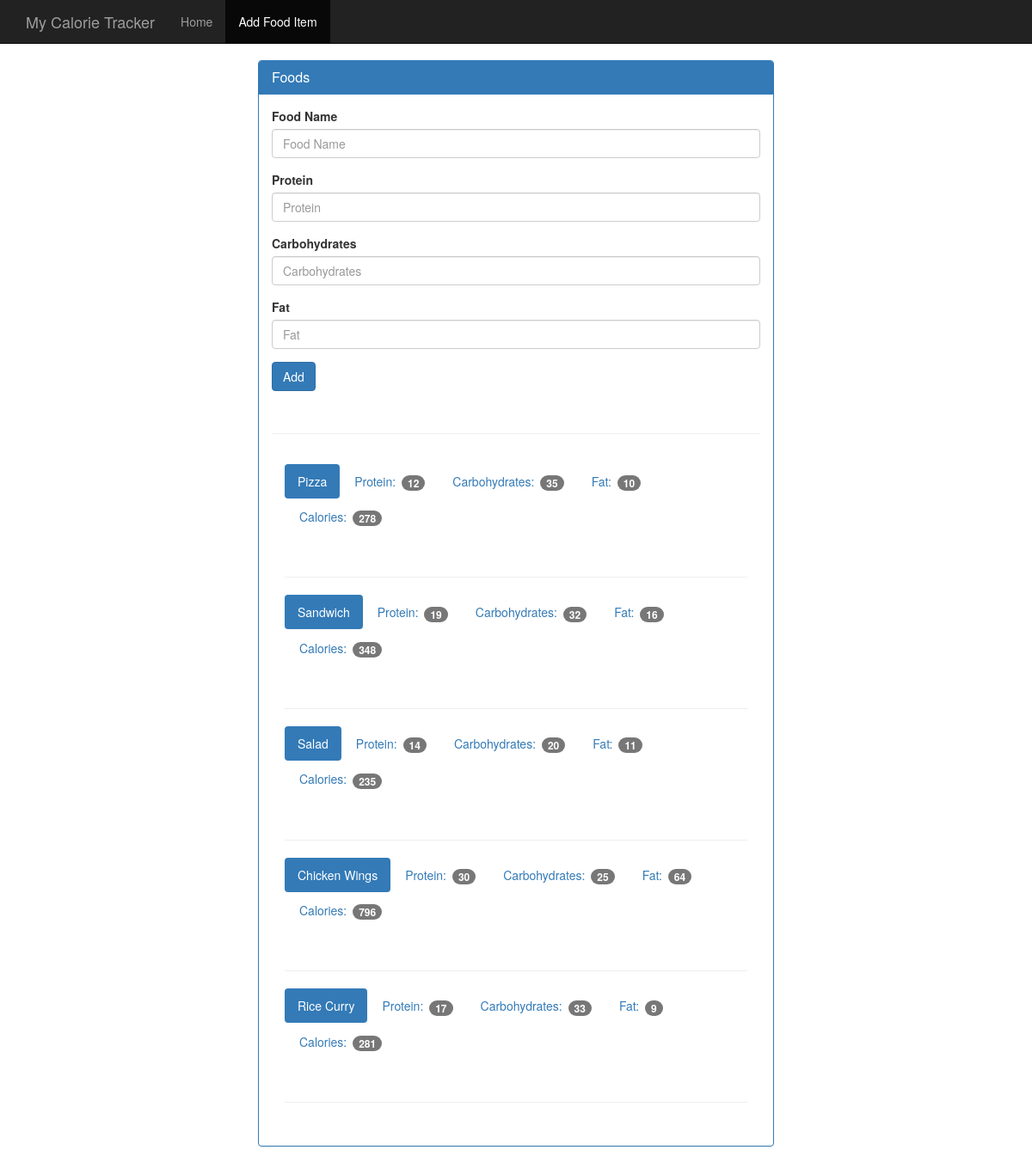
The app's page /food with its own data.
### tables this page shows
CREATE TABLE food (
    id integer primary key autoincrement,
    name text not null,
    protein integer not null,
    carbohydrates integer not null,
    fat integer not null,
    calories integer not null
);

### app.py (the view, shortened to what this page needs)
@app.route('/food', methods=['GET', 'POST'])
def food():
    db = get_db()
    cur = db.execute('select name, protein, carbohydrates, fat, calories from food')
    results = cur.fetchall()
    return render_template('add_food.html', results=results)

### database_connect.py (called while the page is built)
def connect_db():
    sql = sqlite3.connect('sqlite3/food_log.db')
    sql.row_factory = sqlite3.Row
    return sql

def get_db():
    if not hasattr(g, 'sqlite_db'):
        g.sqlite_db = connect_db()
    return g.sqlite_db

### templates/add_food.html
{% extends "base.html" %}
{% block body %}
    <nav class="navbar navbar-inverse navbar-fixed-top">
      <div class="container">
        <div class="navbar-header">
          <a class="navbar-brand" href="{{ url_for('index') }}">My Calorie Tracker</a>
        </div>
        <div id="navbar" class="navbar-collapse collapse">
          <ul class="nav navbar-nav">
            <li><a href="{{ url_for('index') }}">Home</a></li>
            <li class="active"><a href="{{ url_for('food') }}">Add Food Item</a></li>
          </ul>
        </div>
      </div>
    </nav>
    <div class="container theme-showcase col-sm-6 col-sm-offset-3" role="main">
      <div class="row">
        <div>
          <div class="panel panel-primary">
            <div class="panel-heading">
              <h3 class="panel-title">Foods</h3>
            </div>
            <div class="panel-body">
              <form method="POST" action="{{ url_for('food') }}">
                <div class="form-group">
                  <label for="food-name">Food Name</label>
                  <input type="text" class="form-control" id="food-name" name="food-name" placeholder="Food Name">
                </div>
                <div class="form-group">
                  <label for="protein">Protein</label>
                  <input type="number" class="form-control" id="protein" name="protein" placeholder="Protein">
                </div>
                <div class="form-group">
                  <label for="carbohydrates">Carbohydrates</label>
                  <input type="number" class="form-control" id="carbohydrates" name="carbohydrates" placeholder="Carbohydrates">
                </div>
                <div class="form-group">
                  <label for="fat">Fat</label>
                  <input type="number" class="form-control" id="fat" name="fat" placeholder="Fat">
                </div>
                <button type="submit" class="btn btn-primary">Add</button>
              </form>
              <div class="page-header"></div>
               <div class="panel-body">
                 {% for food in results %}
              <ul class="nav nav-pills" role="tablist">
                <li class="active"><a>{{ food.name }}</a></li>
                <li><a>Protein: <span class="badge">{{ food.protein }}</span></a></li>
                <li><a>Carbohydrates: <span class="badge">{{ food.carbohydrates }}</span></a></li>
                <li><a>Fat: <span class="badge">{{ food.fat }}</span></a></li>
                <li><a>Calories: <span class="badge">{{ food.calories }}</span></a></li>
              </ul>
			  <div class="page-header"></div>
			  {% endfor %}
            </div>
          </div>
        </div>
      </div>
    </div>
{% endblock %}

### static/theme.css (style rules this page uses)
body { padding-top: 70px; padding-bottom: 30px; }

### records on screen
food: name "Pizza", protein "12", carbohydrates "35", fat "10", calories "278"
food: name "Sandwich", protein "19", carbohydrates "32", fat "16", calories "348"
food: name "Salad", protein "14", carbohydrates "20", fat "11", calories "235"
food: name "Chicken Wings", protein "30", carbohydrates "25", fat "64", calories "796"
food: name "Rice Curry", protein "17", carbohydrates "33", fat "9", calories "281"
